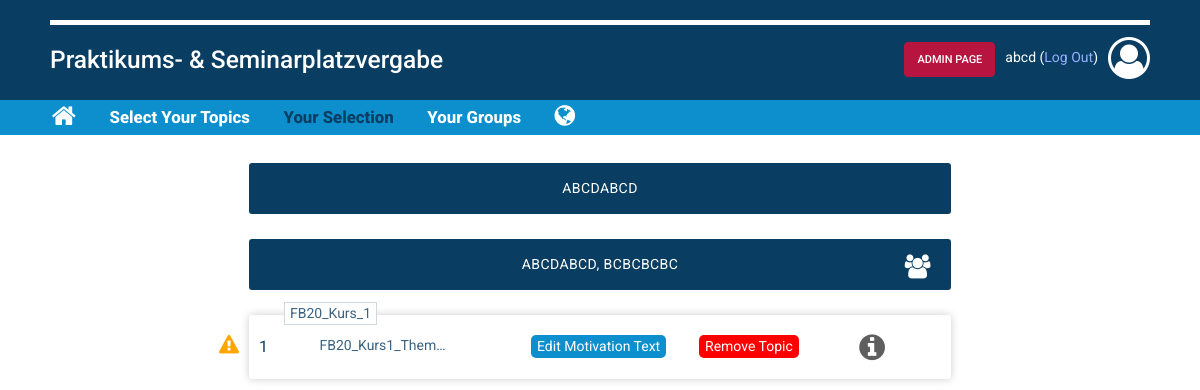
Page /your_selection/ (signed in) on the earlier database version.
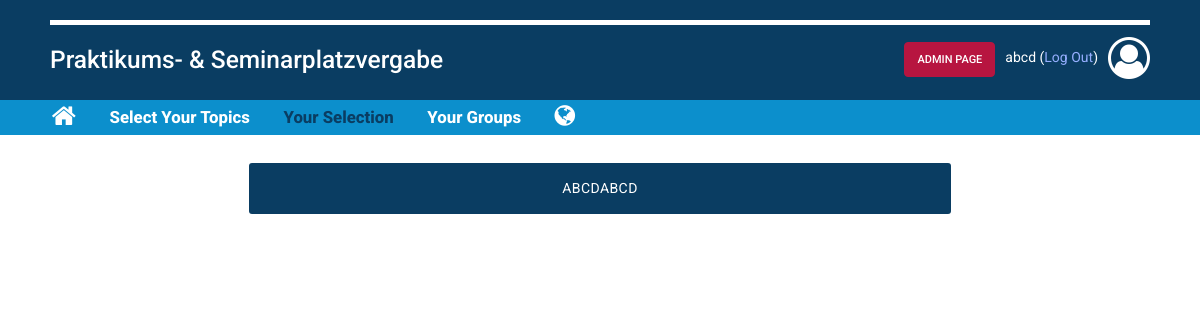
Same page on the later database version.
### course/models.py (models this page shows, shortened)
class Group(models.Model):
    students = models.ManyToManyField(Student, verbose_name=_("students"))
    assignments = models.ManyToManyField(Topic, verbose_name=_("topics"), blank=True)
    @property
    def size(self):
        if not hasattr(self, 'students'):
            return 0
        studs = self.students
        return studs.count()
    size.fget.short_description = _("group Size")
    @property
    def get_display(self):
        if not hasattr(self, 'students'):
            return 'Empty'
        studs = self.students.all()
        return ', '.join(str(stud) for stud in studs)
    get_display.fget.short_description = _("group")
    class Meta:
        verbose_name = _("group")
        verbose_name_plural = _("groups")

class Student(models.Model):
    user = models.OneToOneField(settings.AUTH_USER_MODEL, on_delete=models.CASCADE)
    tucan_id = models.CharField(max_length=8, primary_key=True, verbose_name=_("student ID"))
    firstname = models.CharField(max_length=200, verbose_name=_("first Name"))
    lastname = models.CharField(max_length=200, verbose_name=_("last Name"))
    email = models.EmailField()
    class Meta:
        verbose_name = _("student")
        verbose_name_plural = _("students")
    def __str__(self):
        return self.tucan_id

class TopicSelection(models.Model):
    group = models.ForeignKey(Group, on_delete=models.CASCADE, verbose_name=_("group"))
    topic = models.ForeignKey(Topic, on_delete=models.CASCADE, verbose_name=_("topic"))
    motivation = models.TextField(verbose_name=_("motivation Text"), blank=True)
    priority = models.IntegerField(verbose_name=_("priority"), default=1,
                                   validators=[MaxValueValidator(99), MinValueValidator(1)])
    class Meta:
        verbose_name = _("topic Selection")
        verbose_name_plural = _("topic Selections")

class Topic(models.Model):
    course = models.ForeignKey(Course, on_delete=models.CASCADE, verbose_name=_("course"))
    title = models.CharField(max_length=200, verbose_name=_("title"))
    max_participants = models.IntegerField(verbose_name=_("maximum Participants"), default=9999,
                                           validators=[MaxValueValidator(9999), MinValueValidator(1)])
    description = models.TextField(verbose_name=_("description"))
    file = models.FileField(verbose_name=_("file"), upload_to=course_directory_path, blank=True)
    class Meta:
        verbose_name = _("topic")
        verbose_name_plural = _("topics")

class Course(models.Model):
    title = models.CharField(max_length=200, verbose_name=_("title"))
    COURSE_TYPE_CHOICES = [
        ('SE', 'Seminar'),
        ('IN', _('Internship')),
        ('MI', _('Miscellaneous')),
    ]
    type = models.CharField(max_length=2, choices=COURSE_TYPE_CHOICES, default='SE', verbose_name=_("type"))
    registration_start = models.DateTimeField(default=timezone.now, verbose_name=_("registration Start"))
    registration_deadline = models.DateTimeField(verbose_name=_("registration Deadline"))
    description = models.TextField(verbose_name=_("description"))
    unlimited = models.BooleanField('unlimited number of participants', blank=True, default=False)
    max_participants = models.IntegerField(verbose_name=_("maximum Participants"), default=9999,
                                           validators=[MaxValueValidator(9999), MinValueValidator(0)],)
    cp = models.IntegerField('CP', validators=[MaxValueValidator(100), MinValueValidator(0)])
    COURSE_FACULTY_CHOICES = [
        ('FB01', _('Dept. 01 - Law and Economics')),
        ('FB02', _('Dept. 02 - History and Social Sciences')),
        ('FB03', _('Dept. 03 - Human Sciences')),
        ('FB04', _('Dept. 04 - Mathematics')),
        ('FB05', _('Dept. 05 – Physics')),
        ('FB07', _('Dept. 07 - Chemistry')),
        ('FB10', _('Dept. 10 - Biology')),
        ('FB11', _('Dept. 11 - Materials and Earth Sciences')),
        ('FB13', _('Dept. 13 - Civil and Environmental Engineering')),
        ('FB15', _('Dept. 15 - Architecture')),
        ('FB16', _('Dept. 16 - Mechanical Engineering')),
        ('FB18', _('Dept. 18 - Electrical Engineering and Information Technology')),
        ('FB20', _('Dept. 20 - Computer Science')),
    ]
    faculty = models.CharField(max_length=4, choices=COURSE_FACULTY_CHOICES, verbose_name=_("faculty"))
    motivation_text = models.BooleanField('Do you want motivation texts for this course', default=False)
    organizer = models.CharField(max_length=200, verbose_name=_("organizer"))
    class Meta:
        verbose_name = _("course")
        verbose_name_plural = _("courses")

### frontend/views.py (the view, shortened to what this page needs)
# urls.py: path('your_selection/', views.your_selection, name='your_selection'),
@login_required
@user_passes_test(check_profile, login_url='/profile/', message="Please create a student profile before "
                                                                "selecting courses.")
def your_selection(request):
    template_name = 'frontend/your_selection.html'
    args = {}
    student_tucan_id = str(request.user.student)
    groups_of_student = []
    selections_of_groups = []
    if models.Group.objects.filter(students=student_tucan_id).exists():
        groups_of_student = models.Group.objects.filter(students=student_tucan_id)
        for group in groups_of_student:
            selections_of_groups.append(models.TopicSelection.objects.filter(group=group.id))
    sorted_selections_of_groups = []
    for selections in selections_of_groups:
        sorted_selections_of_groups.append(sorted(selections, key=lambda x: x.priority))
    selections_of_groups = sorted_selections_of_groups
    motivation_text_required = []
    for selections in selections_of_groups:
        for selection in selections:
            course_of_selected_topic = models.Course.objects.get(topic=selection.topic.id)
            info = []
            if course_of_selected_topic.motivation_text:
                info.append((selection, True))
                motivation_text_required.append(info)
            else:
                info.append((selection, False))
                motivation_text_required.append(info)
    args["student_tu_id"] = student_tucan_id
    args["groups_of_student"] = groups_of_student
    args["selections_of_groups"] = selections_of_groups
    args["motivation_text_required"] = motivation_text_required
    if "info_button" in request.POST:
        info_selection = models.TopicSelection.objects.get(id=int(request.POST.get("info_button")))
        open_course_info = False
        args["info_selection"] = info_selection
        args["open_course_info"] = open_course_info
    return render(request, template_name, args)

### frontend/views.py (called while the page is built)
def check_profile(user):
    return hasattr(user, 'student')

### frontend/templates/frontend/your_selection.html (shortened to what the changed rows need)
{% extends 'frontend/base.html' %}
{% load static %}
{% block content %}
<form method="post" style="margin:0px;padding:0px;">
    <div style="{% if info_selection %} display:flex; flex-direction: row; padding: 0px 25px; {% else %} display:flex; justify-content: center; {% endif %} ">
        <ul class="responsive-table" style="margin:0px;padding:0px;{% if info_selection %} flex:5; {% else %} width:60%;min-width:580px {% endif %}">
            {% for group_of_student in groups_of_student %}
            <li class="table-header" style="padding: 15px;text-align:center;position:relative;">
                <div>
                    {{ group_of_student.get_display }}
                </div>
                {% if group_of_student.size > 1 %}
                <i class="fa fa-users" aria-hidden="true" title="Group Overview" style="font-size:24px;position:absolute;z-index:2;right:20px;top:15px"></i>
                {% endif %}
            </li>
            {% for selections in selections_of_groups %}
                {% for selection in selections %}
                    {% if selection.group == group_of_student %}
                        <li class="table-row" style="position:relative;padding-top:20px;padding-bottom:14px;;">
                            <div style="display:inline-grid;grid-column-start: 1;grid-column-end: 3;position:absolute;z-index:2;left:1%;{% if selection.priority == 1 %} top:30 % {% else %} top:8% {% endif %};font-size:16px;">
                                <div style="grid-row:2;grid-column:1;margin-left:3px;color:rgba(10,61,98,1);"> {{ selection.priority }} </div>
                            </div>
                            {% if not selection.priority or not selection.motivation and selection.topic.course.motivation_text %}
                                <i class="fa fa-exclamation-triangle" aria-hidden="true" style="font-size:20px;color:orange;position:absolute;z-index:2;left:-30px "
                                   {% if not selection.priority and not selection.motivation and selection.topic.course.motivation_text %}
                                       title="You need to set the priority for this topic and write a motivation text"
                                       {% elif not selection.priority %}
                                       title="You need to set the priority for this topic"
                                       {% elif not selection.motivation and selection.topic.course.motivation_text %}
                                       title="You need to write a motivation text"
                                   {% endif %} >
                                </i>
                            {% endif %}
                            <div style="background-color:white;padding-left:5px;
                                        padding-right:5px;margin-left:20px;
                                        white-space: nowrap;border-style: solid;
                                        border-width: 1px;border-color:rgba(10,61,98,0.2);
                                        position:absolute;z-index:2;top:-13px;left:15px";>
                                {{ selection.topic.course.title }}
                            </div>
                            <div class="col-3" style="overflow:hidden;text-overflow: ellipsis;">
                                {{ selection.topic.title }}
                            </div>
                            <div class="col-2" style="margin-right:10px">
                                {% for info in motivation_text_required %}
                                    {% for selection_in_required,required in info %}
                                        {% if selection_in_required.id == selection.id and required %}
                                                {% if selection.id == open_motivation_text_for_selection %}
                                                     <button class="button" name="save_motivation_text_button" value="{{ selection.id }}"
                                                            type="submit" style="margin:0px ;white-space:nowrap; background-color:green; color:white; border:none; border-radius:5px;">
                                                            Save Motivation Text
                                                     </button>
                                                {% else %}
                                                    <button class="button" id="edit_motivation_text_button" name="edit_motivation_text_button" value="{{ selection.id }}"
                                                            type="submit" style="margin:0px ;white-space:nowrap; background-color:#0C8FCC; color:white; border:none; border-radius:5px;">
                                                            Edit Motivation Text
                                                    </button>
                                                {% endif %}
                                        {% endif %}
                                    {% endfor %}
                                {% endfor %}
                            </div>
                            <div class="col-2">
                                    <button name="remove_topic_button" value="{{ selection.id }}" style="white-space:nowrap; background-color:red; color:white; border:none; border-radius:5px" value="{{selection.topic.id}}"  type="submit"> Remove Topic </button>
                            </div>
                            <div class="col-1" >
                                <button name="{% if not info_selection.id == selection.id%}info_button{% else %}close_info_button{% endif %}" value="{{ selection.id }}" type="submit" style="background-color:transparent; outline:none; border: none;height:30px;width:30px;padding:0px">
                                    <i class="fa fa-info-circle fa-1x icon-cog color" style="bottom:3px; position:relative; font-size:30px;color:rgba(94, 94, 94, 1)"
                                       aria-hidden="true"
                                       title="Show Details">
                                    </i>
                                </button>
                            </div>
                        </li>
                    {% endif %}
                {% endfor %}
            {% endfor %}
        {% endfor %}
        </ul>
    </div>
</form>
{% endblock content %}

Differences in the rows shown:
removed Group: get_display "ABCDABCD, BCBCBCBC"
removed TopicSelection: priority "1", topic.course "FB20_Kurs_1", topic "FB20_Kurs1_Them…", {{ selection.id }} 204 (drawn)
